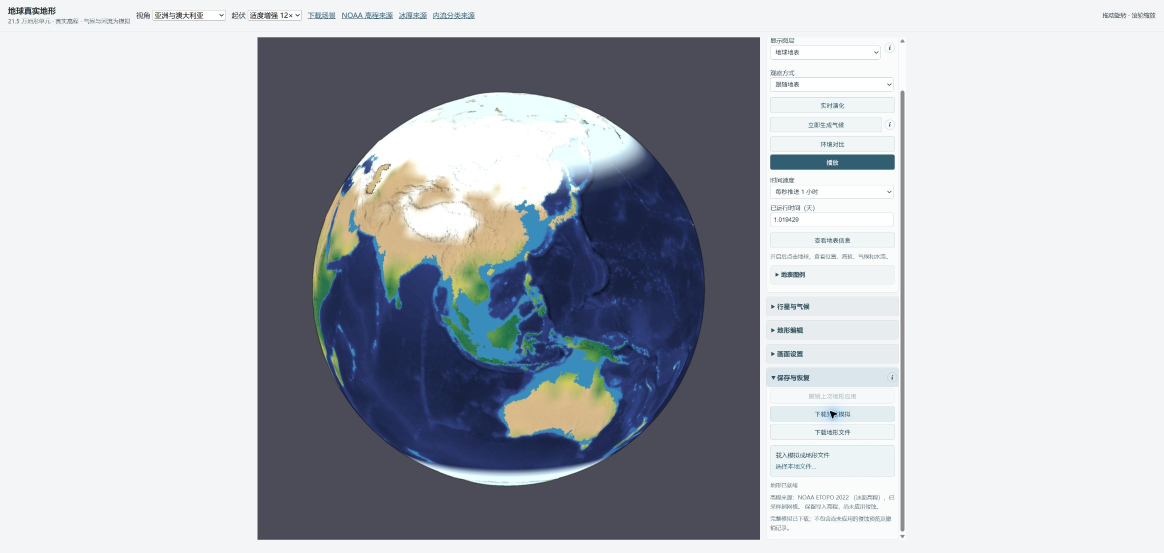
#> input picture docs/evidence/earth-status-reassessment-20261011/browser-roundtrip.jpg, 2327 x 1105 px, given in place of formal-arctic-day0.jpg, which was not available (shown at 1/2 size)
$ python contact-sheets.py
#> lines starting #> are read from the running program, lines starting #| are printed output that depends on the picture; pictures that were not available may be replaced by others from this repository, and a replacement may not be noted
"""Crop and arrange genuine screenshots for evidence reading, never repaint pixels.
Raw full-viewport JPEGs remain beside these labelled thumbnails.
"""
from pathlib import Path
from PIL import Image, ImageDraw, ImageFont
import json, hashlib
folder=Path(__file__).parent
font=ImageFont.truetype('C:/Windows/Fonts/msyh.ttc',20)
crop=(515,74,1520,1080)
def sheet(filename,rows,columns):
#> called with filename = 'formal-polar-contact.jpg'
    size=440; label=38
    canvas=Image.new('RGB',(size*len(columns),(size+label)*len(rows)), '#f4f5f6')
    draw=ImageDraw.Draw(canvas); sources=[]
    for r,(name,prefix) in enumerate(rows):
        for c,(title,suffix) in enumerate(columns):
            path=folder/(prefix+suffix+'.jpg')
            raw=Image.open(path)
#> raw is the input picture: PIL image 2327x1105 RGB; mean R, G, B 181.5, 185.1, 192.1
            assert raw.size==(2327,1105), (path,raw.size)
            thumb=raw.crop(crop).resize((size,size),Image.Resampling.LANCZOS)
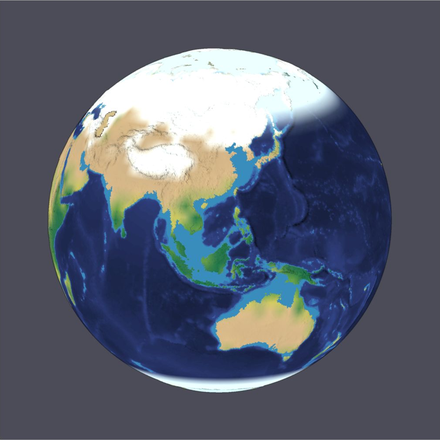
#> thumb: PIL image 440x440 RGB; mean R, G, B 90, 96.3, 111.1
            canvas.paste(thumb,(c*size,r*(size+label)+label))
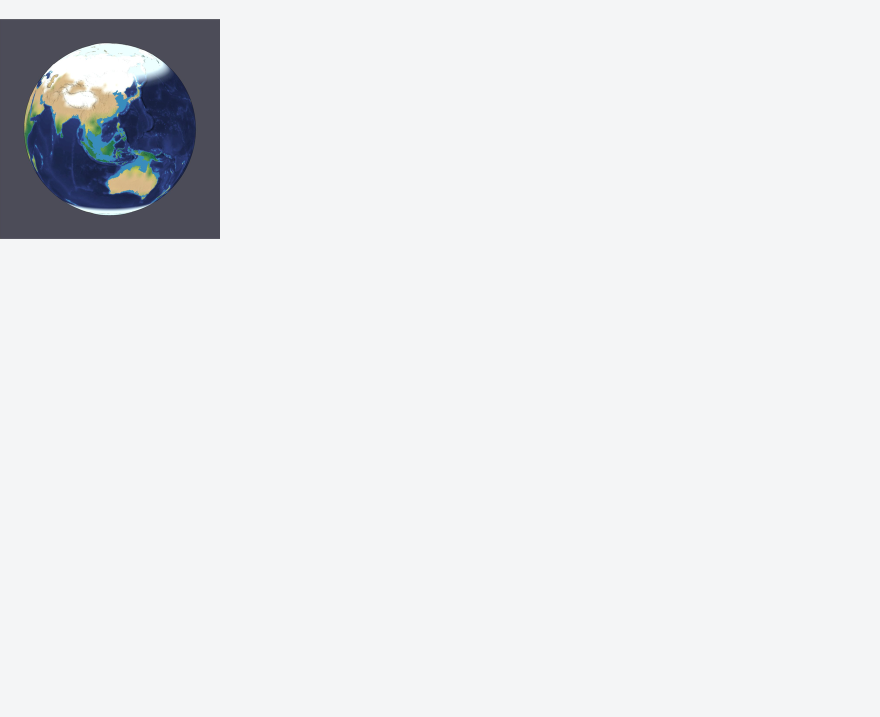
#> canvas: PIL image 1760x1434 RGB (shown at 1/2 size); mean R, G, B 232.2, 233.6, 235.7
            draw.text((c*size+8,r*(size+label)+6),name+' · '+title,font=font,fill='#243440')
            sources.append({'file':path.name,'sha256':hashlib.sha256(path.read_bytes()).hexdigest()})
    canvas.save(folder/filename,quality=92)
    return {'file':filename,'crop':crop,'thumbnailPixels':size,'operations':'crop, downsample, arrange and add labels only','sources':sources}
records=[]
#> (the run stopped early here; a loop or call above may not have finished)

$ run again, on docs/evidence/earth-status-reassessment-20261011/experiment-balanced-americas-day24.jpg
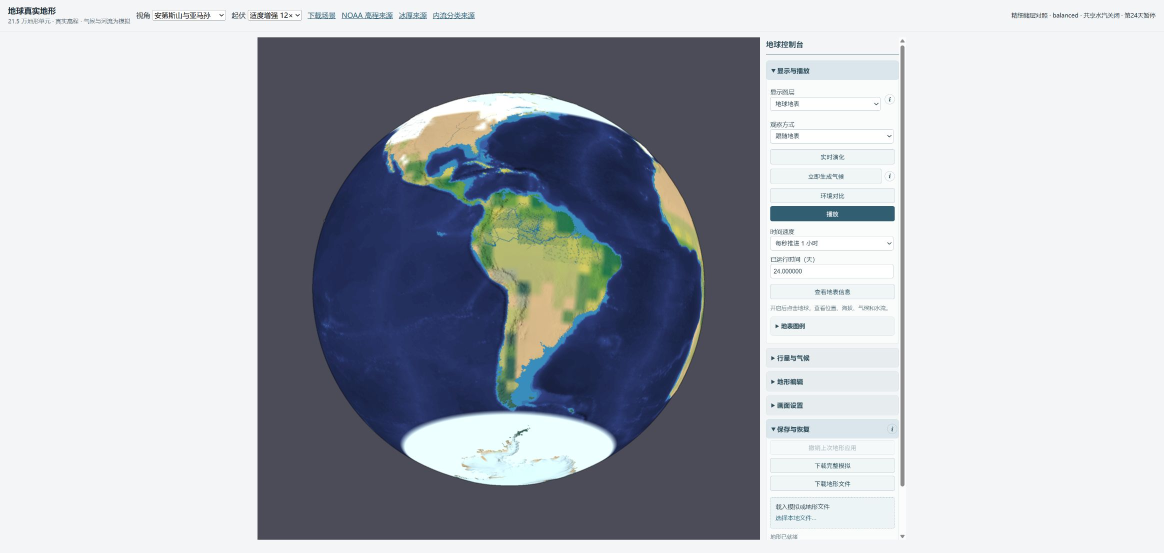
#> input picture docs/evidence/earth-status-reassessment-20261011/experiment-balanced-americas-day24.jpg, 2327 x 1105 px, given in place of formal-arctic-day0.jpg, which was not available (shown at 1/2 size)
#> in sheet, raw is the input picture: PIL image 2327x1105 RGB; mean R, G, B 177.3, 181.2, 188.8
#> in sheet, `thumb=raw.crop(crop).resize((size,size),Image.Resampling.LANCZOS)`:
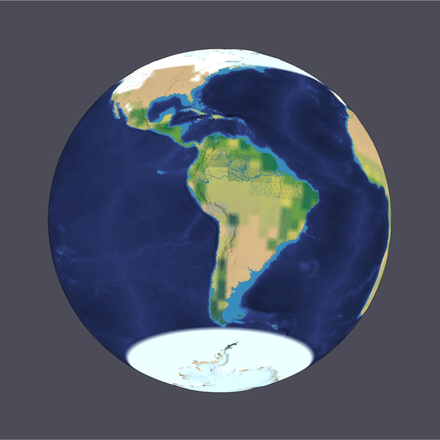
#> thumb: PIL image 440x440 RGB; mean R, G, B 79.7, 86.6, 102.8
#> in sheet, `canvas.paste(thumb,(c*size,r*(size+label)+label))`:
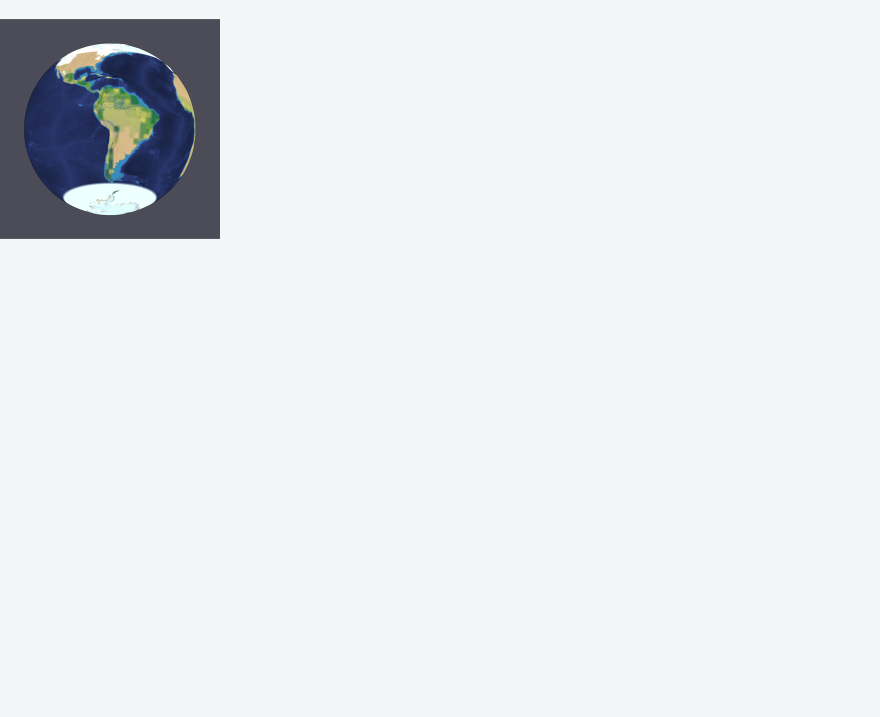
#> canvas: PIL image 1760x1434 RGB (shown at 1/2 size); mean R, G, B 231.4, 232.8, 235
